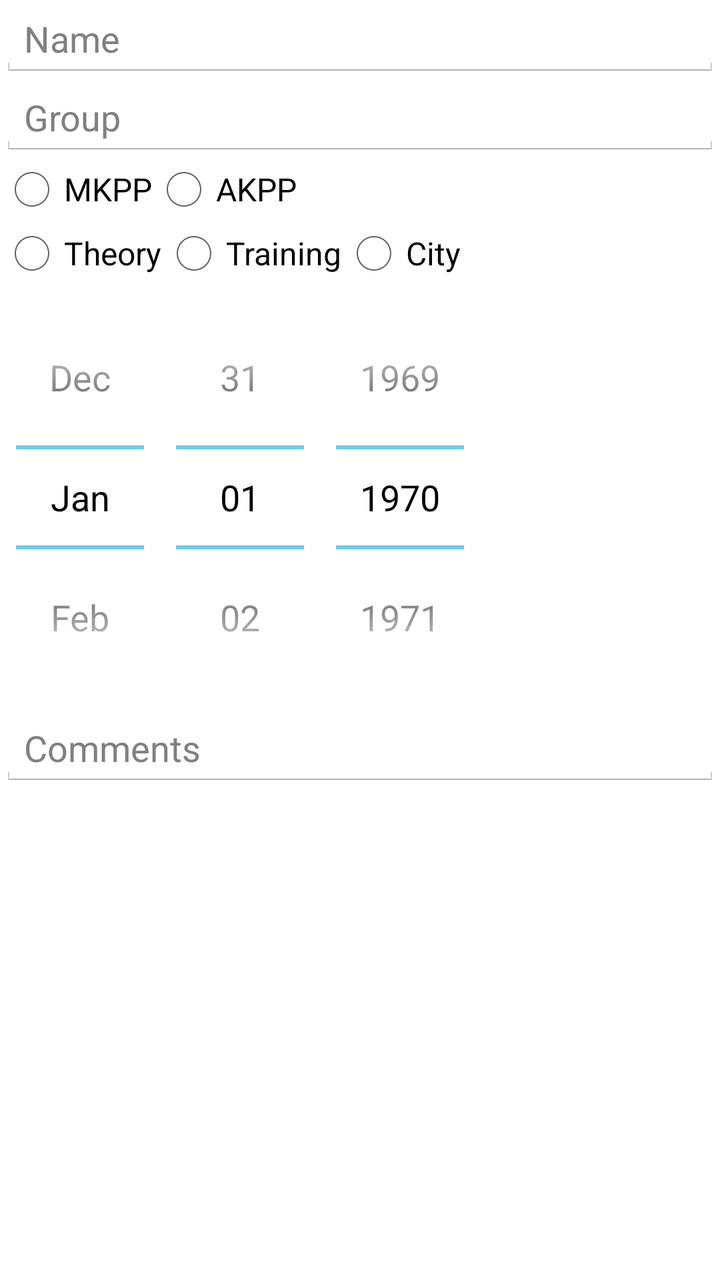
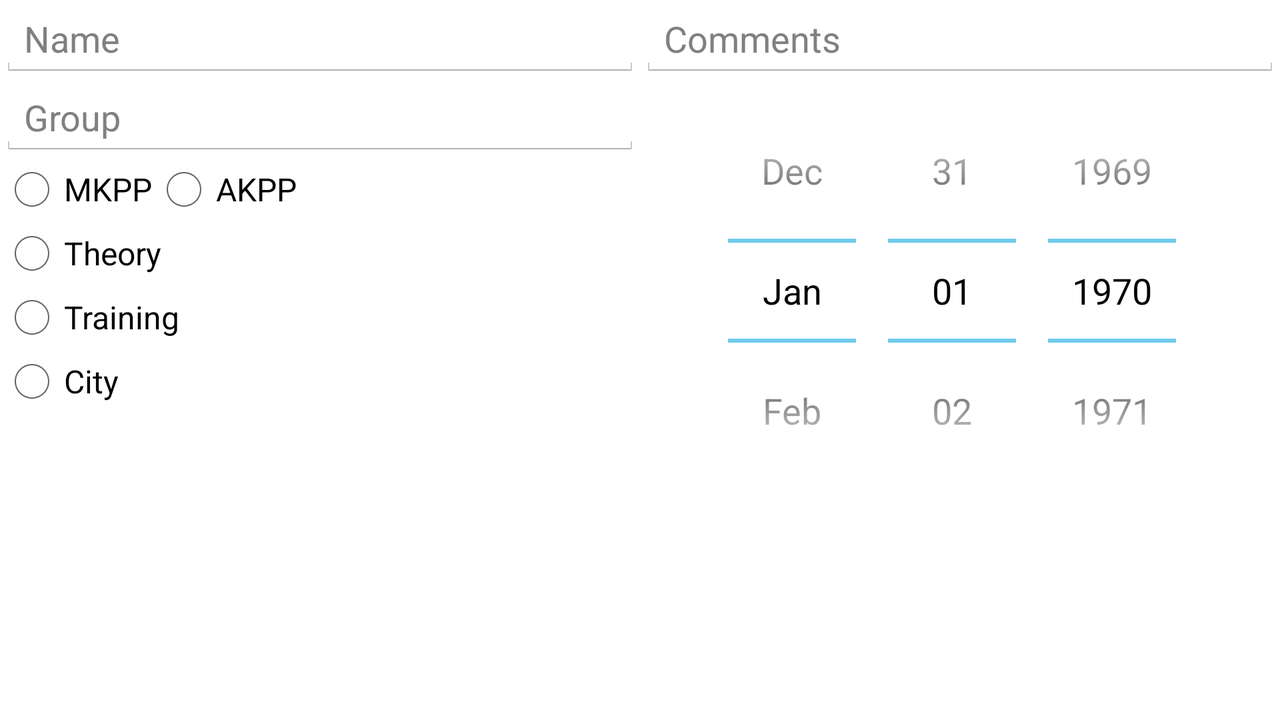

The same Android screen from two of the app's own layout files: first res/layout/ as a phone draws it, then the author's variant for another configuration, drawn on a device whose configuration selects that folder. Both files follow.
<!-- AndroidManifest.xml: application theme AppTheme -->
<!-- res/layout/edit_dialog.xml -->
<FrameLayout xmlns:android="http://schemas.android.com/apk/res/android"
    xmlns:tools="http://schemas.android.com/tools"
    android:id="@+id/editDialog"
    android:layout_width="match_parent"
    android:layout_height="match_parent"
    tools:context=".MainActivity"
    tools:ignore="MergeRootFrame" >


    <LinearLayout
        android:orientation="vertical"
        android:layout_width="match_parent"
        android:layout_height="match_parent"
        android:layout_gravity="left|top" >

        <EditText
            android:layout_width="match_parent"
            android:layout_height="wrap_content"
            android:inputType="textCapWords"
            android:ems="10"
            android:id="@+id/editTextName"
            android:hint="Name" />

        <EditText
            android:layout_width="match_parent"
            android:layout_height="wrap_content"
            android:inputType="text"
            android:id="@+id/editTextGroup"
            android:hint="Group" />

        <RadioGroup
            android:layout_width="wrap_content"
            android:layout_height="wrap_content"
            android:orientation="horizontal"
            android:id="@+id/radioKPP">

            <RadioButton
                android:layout_width="wrap_content"
                android:layout_height="wrap_content"
                android:text="@string/mkpp"
                android:id="@+id/radioButtonMKPP" />

            <RadioButton
                android:layout_width="wrap_content"
                android:layout_height="wrap_content"
                android:text="@string/akpp"
                android:id="@+id/radioButtonAKPP" />
        </RadioGroup>

        <RadioGroup
            android:layout_width="wrap_content"
            android:layout_height="wrap_content"
            android:orientation="horizontal"
            android:id="@+id/radioExamtype"
            android:baselineAligned="false">

            <RadioButton
                android:layout_width="wrap_content"
                android:layout_height="wrap_content"
                android:text="@string/theory"
                android:id="@+id/radioButtonTheory" />

            <RadioButton
                android:layout_width="wrap_content"
                android:layout_height="wrap_content"
                android:text="@string/training"
                android:id="@+id/radioButtonPractice"
                android:checked="false" />

            <RadioButton
                android:layout_width="wrap_content"
                android:layout_height="wrap_content"
                android:text="@string/city"
                android:id="@+id/radioButtonCity" />
        </RadioGroup>

        <DatePicker
            android:layout_width="wrap_content"
            android:layout_height="wrap_content"
            android:id="@+id/datePicker"
            android:calendarViewShown="false" />

        <EditText
            android:layout_width="match_parent"
            android:layout_height="wrap_content"
            android:id="@+id/editComment"
            android:inputType="text"
            android:hint="Comments" />


    </LinearLayout>
</FrameLayout>
<!-- resources referenced by this layout -->
<resources>
  <string name="akpp">AKPP</string>
  <string name="city">City</string>
  <string name="mkpp">MKPP</string>
  <string name="theory">Theory</string>
  <string name="training">Training</string>
  <style name="AppTheme" parent="android:Theme.Holo.Light.NoActionBar">
          
      </style>
</resources>
<!-- res/layout-land/edit_dialog.xml (the author's variant of the layout above) -->
<!-- drawn on the phone turned sideways -->
<FrameLayout xmlns:android="http://schemas.android.com/apk/res/android"
    xmlns:tools="http://schemas.android.com/tools"
    android:id="@+id/editDialog"
    android:layout_width="match_parent"
    android:layout_height="match_parent"
    tools:context=".MainActivity"
    tools:ignore="MergeRootFrame">


    <LinearLayout
        android:orientation="horizontal"
        android:layout_width="match_parent"
        android:layout_height="match_parent">

        <LinearLayout
            android:orientation="vertical"
            android:layout_height="match_parent"
            android:layout_width="match_parent"
            android:layout_weight="1">

            <EditText
                android:layout_width="match_parent"
                android:layout_height="wrap_content"
                android:ems="10"
                android:id="@+id/editTextName"
                android:hint="Name"
                android:inputType="textCapWords" />

            <EditText
                android:layout_width="match_parent"
                android:layout_height="wrap_content"
                android:inputType="text"
                android:id="@+id/editTextGroup"
                android:hint="Group" />

            <RadioGroup
                android:layout_width="wrap_content"
                android:layout_height="wrap_content"
                android:orientation="horizontal"
                android:id="@+id/radioKPP">

                <RadioButton
                    android:layout_width="wrap_content"
                    android:layout_height="wrap_content"
                    android:text="@string/mkpp"
                    android:id="@+id/radioButtonMKPP" />

                <RadioButton
                    android:layout_width="wrap_content"
                    android:layout_height="wrap_content"
                    android:text="@string/akpp"
                    android:id="@+id/radioButtonAKPP" />
            </RadioGroup>

            <RadioGroup
                android:layout_width="match_parent"
                android:layout_height="wrap_content"
                android:orientation="vertical"
                android:id="@+id/radioExamtype">

                <RadioButton
                    android:layout_width="wrap_content"
                    android:layout_height="wrap_content"
                    android:text="@string/theory"
                    android:id="@+id/radioButtonTheory" />

                <RadioButton
                    android:layout_width="wrap_content"
                    android:layout_height="wrap_content"
                    android:text="@string/training"
                    android:id="@+id/radioButtonPractice"
                    android:checked="false" />

                <RadioButton
                    android:layout_width="wrap_content"
                    android:layout_height="wrap_content"
                    android:text="@string/city"
                    android:id="@+id/radioButtonCity" />

            </RadioGroup>

        </LinearLayout>

        <LinearLayout
            android:orientation="vertical"
            android:layout_width="match_parent"
            android:layout_height="match_parent"
            android:layout_weight="1">

            <EditText
                android:layout_width="match_parent"
                android:layout_height="wrap_content"
                android:id="@+id/editComment"
                android:autoText="false"
                android:inputType="text"
                android:hint="Comments" />

            <DatePicker
                android:layout_width="match_parent"
                android:layout_height="match_parent"
                android:id="@+id/datePicker"
                android:calendarViewShown="false" />

        </LinearLayout>
    </LinearLayout>
</FrameLayout>
